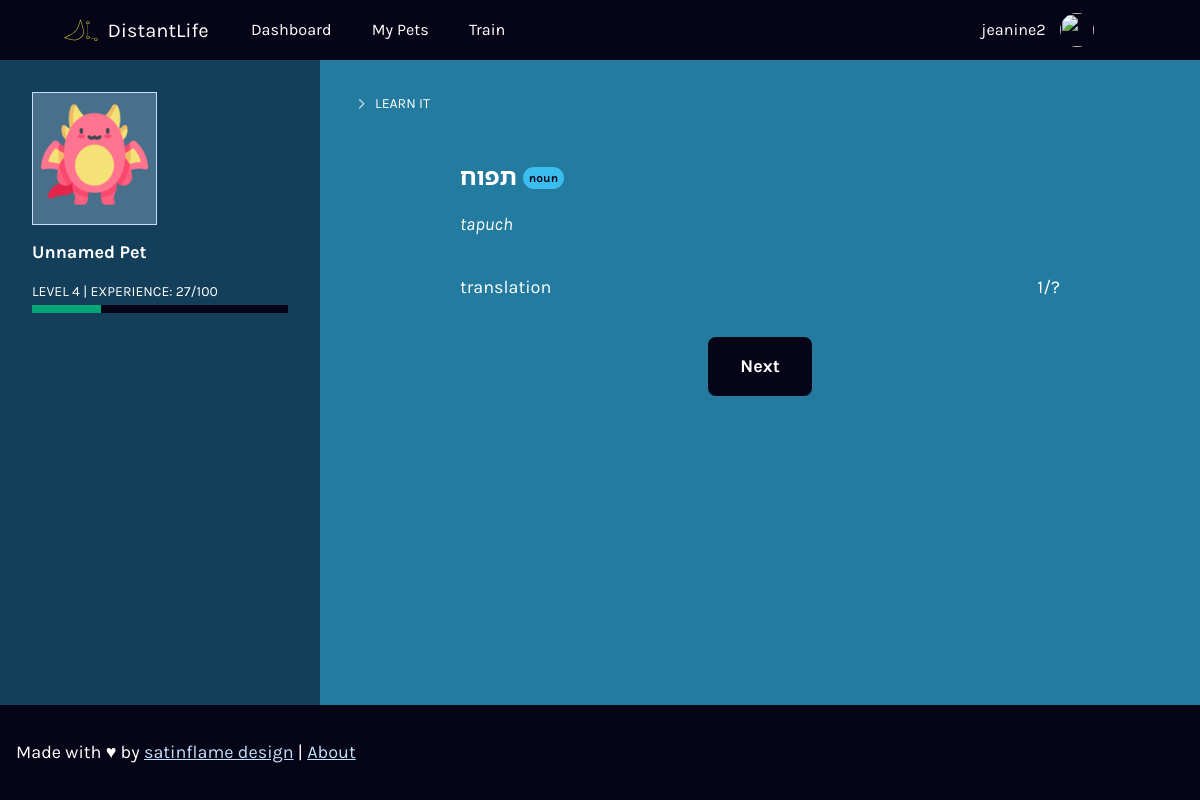
The page /train/set/?s=1 (signed in) on the database its author committed.
### tables this page shows
CREATE TABLE `words` (
  `id` integer,
  `wordstr` varchar(255),
  `audiopath` varchar(255),
  `language_id` integer,
  `type` integer, pronunciation varchar, `imgsrc_id` id,
  PRIMARY KEY(id)
);

CREATE TABLE `word_type` (
  `id` integer,
  `type` varchar(255),
  PRIMARY KEY(id)
);

### application.py (the view)
@app.route("/train/set/")
@login_required
def trainset():
    tset = int(request.args.get('s'))
    page = 0
    if request.args.get('page') is not None:
      page = int(request.args.get('page'))
    if tset is not None:
      words = get_words_by_set_id(tset)
      set_info = db.execute("SELECT id, imgsrc FROM word_sets WHERE id = ?", tset)
      return render_template("trainset.html", words=words, set_info=set_info, page=page, tset=tset)
    else:
      return redirect('/train')

### application.py (called while the page is built)
@app.after_request
def after_request(response):
    response.headers["Cache-Control"] = "no-cache, no-store, must-revalidate"
    response.headers["Expires"] = 0
    response.headers["Pragma"] = "no-cache"
    return response

### helpers.py (called while the page is built)
def login_required(f):
    @wraps(f)
    def decorated_function(*args, **kwargs):
        if session.get("user_id") is None:
            return redirect("/login")
        return f(*args, **kwargs)
    return decorated_function

def get_words_by_set_id(set_id):
  words = db.execute("SELECT words.id, words.wordstr, words.pronunciation, word_type.type FROM words JOIN word_set_words ON word_set_words.word_id = words.id JOIN word_type ON words.type = word_type.id where word_set_words.word_set_id = ?", set_id)
  return words

### templates/trainset.html (shortened to what this page needs)
{% extends "layout.html" %}
{% block main %}
  <header>
    <div class="main-options">
      <h1>{{words[page].wordstr}} <span class="badge badge-info">{{ words[page].type}}</span></h1>
    </div>
  </header>
  <p class="text-lowercase"><em>{{words[page].pronunciation}}</em></p>
  <figure class="learn-word">
    <figcaption class="main-options">
      <p>translation</p>
      <p>{{page + 1}}/?</p>
    </figcaption>
  </figure>
{% if words[page+1] %}
  <p class="text-center">
    <a class="btn btn-primary" href="/train/set/?s={{tset}}&page={{page+1}}">{{ _('Next') }}</a>
  </p>
{% else %}
  <p class="text-center">
    <a class="btn btn-primary" href="/train">{{ _('Complete lesson') }}</a>
  </p>
{% endif %}
{% endblock %}

### static/proj04.css (style rules this page uses)
.btn,button { border:0;border-radius:8px;cursor:pointer;display:block;font-family:Karla,Noto Sans Hebrew,sans-serif;font-size:1.125rem;padding:16px 8px;text-align:center;text-decoration:none;transition:background-color .2s ease-in }
.btn-primary { background-color:#050517;color:#fff }
.main-options { align-items:center;display:flex;flex-direction:row;justify-content:space-between;margin-bottom:16px }
body { background-color:#247ba0 }
a { color:#c4e0f9 }
.secondary-main h1,.secondary-main h2 { font-size:18px;margin-bottom:0 }
.secondary-main h1 { font-size:24px }
.text-lowercase { text-transform:lowercase }
h1 .badge { top:-3px }
body { align-items:center;display:flex;flex-direction:column;justify-content:center;margin:0;min-height:100vh;padding:0 }
* { box-sizing:border-box }
.theme-inversed a:not(.btn),.theme-inversed dl,.theme-inversed h1,.theme-inversed h2,.theme-inversed h3,.theme-inversed h4,.theme-inversed h5,.theme-inversed h6,.theme-inversed ol,.theme-inversed p,.theme-inversed ul { color:#fff }
body { font-family:Karla,Noto Sans Hebrew,sans-serif;font-size:18px;font-weight:400;line-height:27px }
.h1,h1 { font-size:67.5px }
.h1,.h2,h1,h2 { color:#fff;font-family:Karla,Noto Sans Hebrew,sans-serif;font-weight:700;line-height:1.3;margin-bottom:32px;margin-top:0 }
.text-center { text-align:center }
.btn,button { background-color:#050517;color:#fff;display:inline-block;font-weight:700;min-width:80px;padding-left:32px;padding-right:32px;text-transform:none;width:100% }
@media (min-width:375px) { .btn,button { width:auto } }
figure { margin-left:0;margin-right:0;text-align:center }
.badge { border-radius:12px;bottom:1px;display:inline-block;font-size:12px;letter-spacing:0;line-height:1;margin-right:8px;padding:5px 6px;position:relative }
.badge,.badge-success { background-color:#5ddb6d;color:#050517 }
.badge-info { background-color:#3bbdee;color:#050517 }

### rows shown on the page
words: wordstr "תפוח", pronunciation "tapuch"
word_type: type "noun"

### other values the page prints
{{ session['username'] }} "jeanine2"
{{ title_s }} "LEARN IT"
{{ page + 1 }} "1"
{{ session["active_pet"]["name"] }} "Unnamed Pet"
{{ level }} "4"
{{ percent }} "27"
